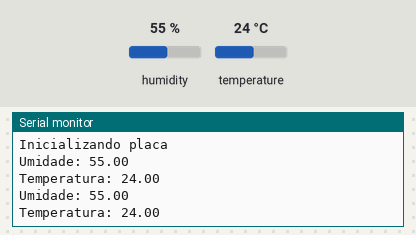
This sketch was run on a simulated Arduino Uno, built with avr-gcc and run on an emulated ATmega328P. On the bench: the last lines printed to the serial monitor. The inputs (shaded band) are chosen by the test bench; at power-on: humidity 55 %, temperature 24 °C.

Above: at 5.8 s.
5.9 s: humidity set to 22 %
At 10.6 s:
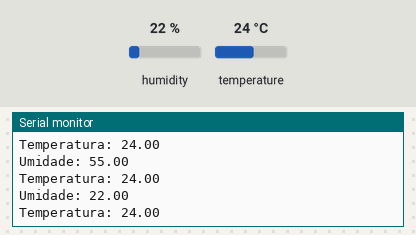
11.9 s: temperature set to 12 °C
At 16.6 s:
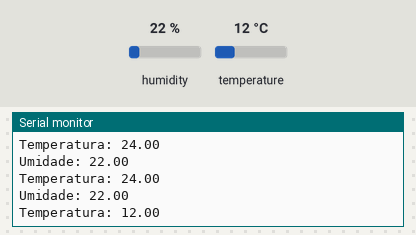
17.9 s: humidity set to 40 %
At 21.3 s:
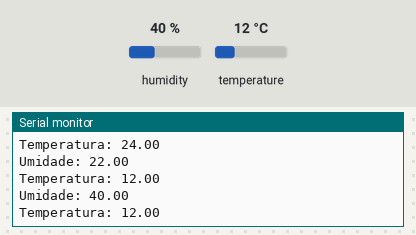
Timing chart, 0 to 22.8 s (numbered marks = the images above; inputs shaded):
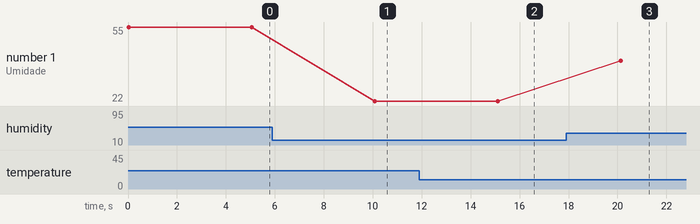

Measured:
- after the input at 5.9 s, the serial monitor: prints a new line after 4.2 s (image 1)
- after the input at 11.9 s, the serial monitor: prints a new line after 3.2 s (image 2)
- after the input at 17.9 s, the serial monitor: prints a new line after 2.2 s (image 3)
- plotted number 1: 55 → 22 after the input at 5.9 s, 22 → 40 after the input at 17.9 s

The sketch:

esp8266_dht11.ino
```cpp
#include <DHT.h>
#define DHTTYPE   DHT11
#define DHTPIN    14 // D5

DHT dht(DHTPIN, DHTTYPE, 12);

float temperature, humidity;

void setup() {
    Serial.begin(115200);
    delay(10);
    Serial.println();
    Serial.println("Inicializando placa");
    dht.begin();
}


void loop() {
  humidity = dht.readHumidity();
  temperature = dht.readTemperature();
  Serial.print("Umidade: ");
  Serial.println(humidity);
  Serial.print("Temperatura: ");
  Serial.println(temperature);
  delay(5000);
}
```
